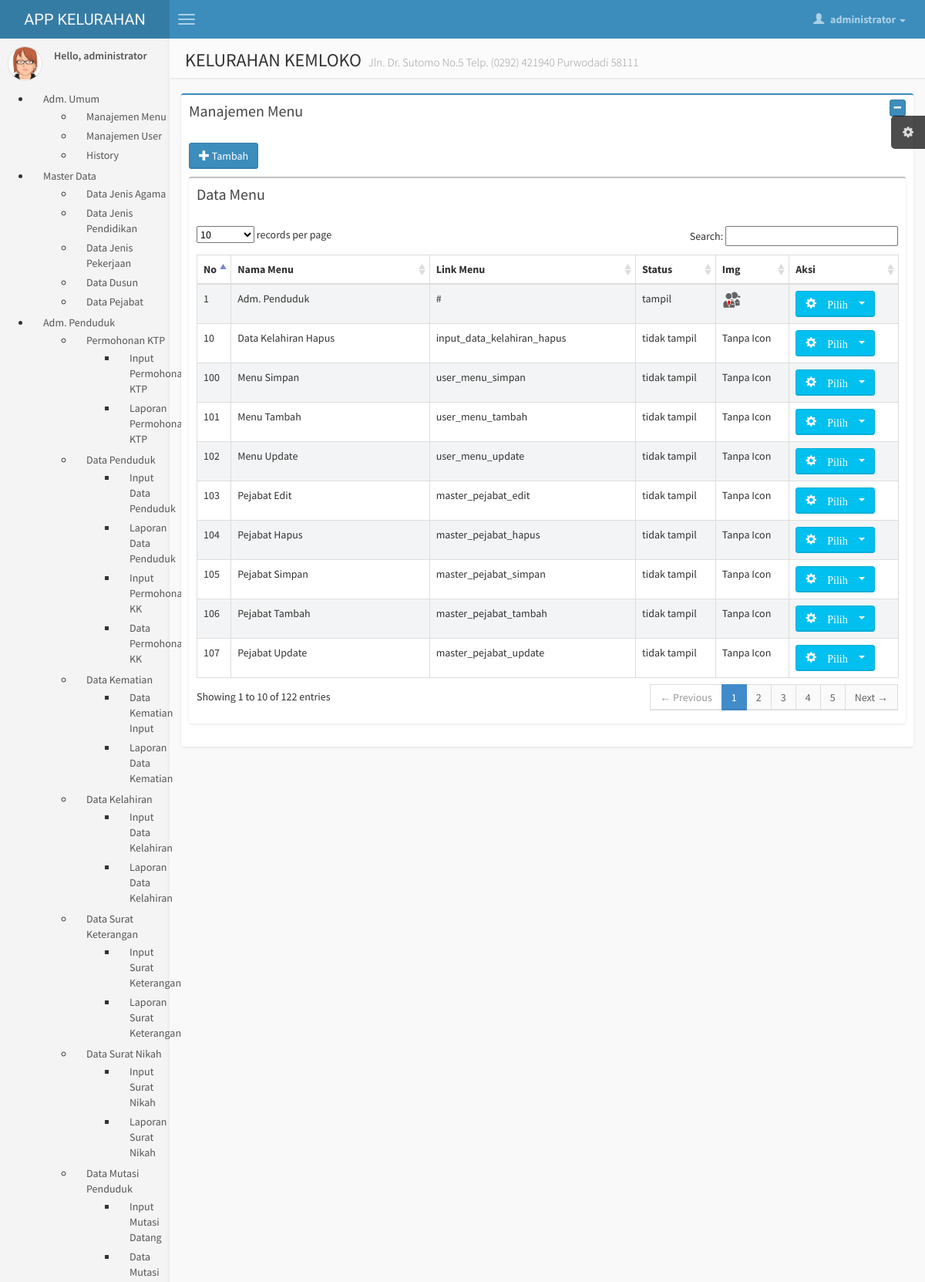
Screenshot of /media.php?mn=user_menu (signed in, upper part) with the database file from the repository.
### tables this page shows
CREATE TABLE `kel_menu` (
  `id_menu_utama` int(10) NOT NULL AUTO_INCREMENT,
  `sub_menu` int(10) DEFAULT NULL,
  `nama_menu` varchar(50) DEFAULT NULL,
  `status` enum('tidak tampil','tampil') DEFAULT NULL,
  `link_menu` varchar(50) DEFAULT NULL,
  `nama_link` varchar(50) DEFAULT NULL,
  `img_menu` varchar(255) DEFAULT NULL,
  PRIMARY KEY (`id_menu_utama`)
);

### menu/user_menu.php (the view, shortened to what this page needs)
  <div class="box box-primary">
                                <div class="box-header">
                                    <h3 class="box-title">Manajemen Menu</h3>
                                    <div class="box-tools pull-right">
                                        <button class="btn btn-primary btn-xs" data-widget="collapse"><i class="fa fa-minus"></i></button>
                                    </div>
                                </div>
                                <div class="box-body">
<?php
echo"<form method='POST' action='media.php?mn=user_menu_tambah'>
<p><button type='submit' class='btn btn-primary'><span class='glyphicon glyphicon-plus'></span> Tambah</button></p>
</form>";
?>
          <div class="box">
                                <div class="box-header">
                                    <h3 class="box-title">Data Menu</h3>
                                </div>
                                <div class="box-body table-responsive">
                                    <table id="example1" class="table table-bordered table-striped">
                                        <thead>
                                            <tr>
							<th>No</th>
							<th>Nama Menu</th>
							<th>Link Menu</th>
							<th>Status</th>
							<th>Img</th>
							<th>Aksi</th>
							</tr>
						</thead>
						<tbody>
<?php
                         $no=1;
	$menu = mysql_query("SELECT * from kel_menu ORDER BY nama_menu ASC");
	while ($mn=mysql_fetch_array($menu))
	{
		echo"<tr>
				<td>$no</td>
				<td>$mn[nama_menu]</td>
				<td>$mn[nama_link]</td>
				<td>$mn[status]</td>";
				if ($mn['img_menu'] == '')
				{
				echo"<td>Tanpa Icon</td>";
				}
				else
				{
				echo"<td><img src='$mn[img_menu]'></td>";
				}
			echo"<td>
			<div class='btn-group'>
	<button type='button' class='btn btn-info dropdown-toggle' data-toggle='dropdown'>
	<span class='glyphicon glyphicon-cog'> Pilih
      <span class='caret'></span>
    </button>
    <ul class='dropdown-menu'>
    <li><a href=?mn=user_menu_edit&id=$mn[id_menu_utama]><span class='glyphicon glyphicon-pencil'> Edit</span></a></li>
	<li><a href=?mn=user_menu_hapus&id=$mn[id_menu_utama] onclick=\"return confirm('apakah akan menghapus menu $mn[nama_menu]')\"><span class='glyphicon glyphicon-trash'> Delete</span></a></li>
	</div></td>
			</tr>";
			$no++;
	}
	echo"</tbody>
			</table>";
echo"</div></div></div></div></div>";
?>

### fungsi_menu.php (shortened to what this page needs)
<?php
      function get_menu($data, $parent = 0) {
	      static $i = 1;
	      $tab = str_repeat(" ", $i);
	      if (isset($data[$parent])) {
		      $html = "$tab<ul id='menu-tree' class='filetree'>";
		      foreach ($data[$parent] as $v) {
			       $child = get_menu($data, $v->id_menu_utama);
			       $html .= "$tab<li>";
			       $html .= '<a href="media.php?'.$v->link_menu.'">'.$v->nama_menu.'</a>';
			       if ($child) {
				       $html .= $child;
				       $html .= "$tab";
			       }
			       $html .= '</li>';
		      }
		      $html .= "$tab</ul>";
		      return $html;
	      }
        else {
		      return false;
	      }
      }
?>

### css/AdminLTE.css (style rules this page uses)
html, body { overflow-x: hidden!important; font-family: 'Source Sans Pro', sans-serif; -webkit-font-smoothing: antialiased; min-height: 100%; background: #f9f9f9; }
a { color: #3c8dbc; }
h1, h2, h3, h4, h5, h6, .h1, .h2, .h3, .h4, .h5, .h6 { font-family: 'Source Sans Pro', sans-serif; }
img { max-width: 100%important; }
.table-striped > tbody > tr:nth-child(odd) > td, .table-striped > tbody > tr:nth-child(odd) > th { background-color: #f3f4f5; }
.box { position: relative; background: #ffffff; border-top: 2px solid #c1c1c1; margin-bottom: 20px; -webkit-border-radius: 3px; -moz-border-radius: 3px; border-radius: 3px; width: 100%; box-shadow: 0px 1px 3px rgba(0, 0, 0, 0.1); }
.box.box-primary { border-top-color: #3c8dbc; }
.box .box-header { position: relative; -webkit-border-top-left-radius: 3px; -webkit-border-top-right-radius: 3px; -webkit-border-bottom-right-radius: 0; -webkit-border-bottom-left-radius: 0; -moz-border-radius-topleft: 3px; -moz-border-radius-topright: 3px; -moz-border-radius-bottomright: 0; -moz-border-radius-bottomleft: 0; border-top-left-radius: 3px; border-top-right-radius: 3px; border-bottom-right-radius: 0; border-bottom-left-radius: 0; border-bottom: 0px solid #f4f4f4; color: #444; padding-bottom: 10px; }
.box .box-header:before, .box .box-header:after { display: table; content: " "; }
.box .box-header:after { clear: both; }
.box .box-header > .fa, .box .box-header > .glyphicon, .box .box-header > .ion, .box .box-header .box-title { display: inline-block; padding: 10px 0px 10px 10px; margin: 0; font-size: 20px; font-weight: 400; float: left; cursor: default; }
.box .box-header > .box-tools { padding: 5px 10px 5px 5px; }
.box .box-body { padding: 10px; -webkit-border-top-left-radius: 0; -webkit-border-top-right-radius: 0; -webkit-border-bottom-right-radius: 3px; -webkit-border-bottom-left-radius: 3px; -moz-border-radius-topleft: 0; -moz-border-radius-topright: 0; -moz-border-radius-bottomright: 3px; -moz-border-radius-bottomleft: 3px; border-top-left-radius: 0; border-top-right-radius: 0; border-bottom-right-radius: 3px; border-bottom-left-radius: 3px; }
.box .box-body .table { margin-bottom: 0; }
.btn { font-weight: 500; -webkit-border-radius: 3px; -moz-border-radius: 3px; border-radius: 3px; border: 1px solid transparent; -webkit-box-shadow: inset 0px -2px 0px 0px rgba(0, 0, 0, 0.09); -moz-box-shadow: inset 0px -2px 0px 0px rgba(0, 0, 0, 0.09); box-shadow: inset 0px -1px 0px 0px rgba(0, 0, 0, 0.09); }
.btn.btn-primary { background-color: #3c8dbc; border-color: #367fa9; }
.btn.btn-info { background-color: #00c0ef; border-color: #00acd6; }
.skin-blue .sidebar a { color: #555555; }

### rows the page displays
kel_menu: nama_menu "Adm. Umum"
kel_menu: nama_menu "Manajemen Menu"
kel_menu: nama_menu "Manajemen User"
kel_menu: nama_menu "History"
kel_menu: nama_menu "Master Data"
kel_menu: nama_menu "Data Jenis Agama"
kel_menu: nama_menu "Data Jenis Pendidikan"
kel_menu: nama_menu "Data Jenis Pekerjaan"
kel_menu: nama_menu "Data Dusun"
kel_menu: nama_menu "Data Pejabat"
kel_menu: nama_menu "Adm. Penduduk", nama_link "#", status "tampil", img_menu (picture)
kel_menu: nama_menu "Permohonan KTP"
kel_menu: nama_menu "Input Permohonan KTP"
kel_menu: nama_menu "Laporan Permohonan KTP"
kel_menu: nama_menu "Data Penduduk"
kel_menu: nama_menu "Input Data Penduduk"
kel_menu: nama_menu "Laporan Data Penduduk"
kel_menu: nama_menu "Input Permohonan KK"
kel_menu: nama_menu "Data Permohonan KK"
kel_menu: nama_menu "Data Kematian"
kel_menu: nama_menu "Data Kematian Input"
kel_menu: nama_menu "Laporan Data Kematian"
kel_menu: nama_menu "Data Kelahiran"
kel_menu: nama_menu "Input Data Kelahiran"
kel_menu: nama_menu "Laporan Data Kelahiran"
kel_menu: nama_menu "Data Surat Keterangan"
kel_menu: nama_menu "Input Surat Keterangan"
kel_menu: nama_menu "Laporan Surat Keterangan"
kel_menu: nama_menu "Data Surat Nikah"
kel_menu: nama_menu "Input Surat Nikah"
kel_menu: nama_menu "Laporan Surat Nikah"
kel_menu: nama_menu "Data Mutasi Penduduk"
kel_menu: nama_menu "Input Mutasi Datang"
kel_menu: nama_menu "Data Mutasi"
kel_menu: nama_menu "Data Kelahiran Hapus", nama_link "input_data_kelahiran_hapus", status "tidak tampil", shows "Tanpa Icon"
kel_menu: nama_menu "Menu Simpan", nama_link "user_menu_simpan", status "tidak tampil", shows "Tanpa Icon"
kel_menu: nama_menu "Menu Tambah", nama_link "user_menu_tambah", status "tidak tampil", shows "Tanpa Icon"
kel_menu: nama_menu "Menu Update", nama_link "user_menu_update", status "tidak tampil", shows "Tanpa Icon"
kel_menu: nama_menu "Pejabat Edit", nama_link "master_pejabat_edit", status "tidak tampil", shows "Tanpa Icon"
kel_menu: nama_menu "Pejabat Hapus", nama_link "master_pejabat_hapus", status "tidak tampil", shows "Tanpa Icon"
kel_menu: nama_menu "Pejabat Simpan", nama_link "master_pejabat_simpan", status "tidak tampil", shows "Tanpa Icon"
kel_menu: nama_menu "Pejabat Tambah", nama_link "master_pejabat_tambah", status "tidak tampil", shows "Tanpa Icon"
kel_menu: nama_menu "Pejabat Update", nama_link "master_pejabat_update", status "tidak tampil", shows "Tanpa Icon"

### other values shown
$_SESSION[username] "administrator"
